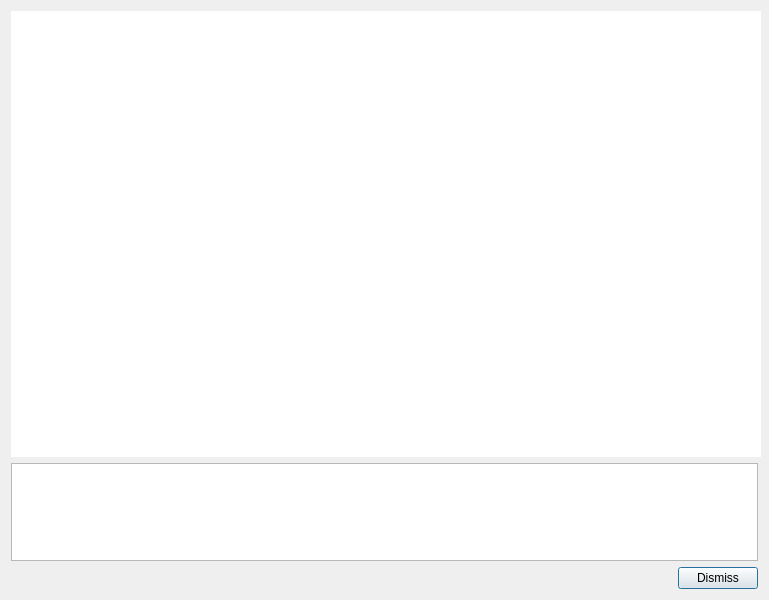
<?xml version="1.0" encoding="UTF-8"?>
<ui version="4.0">
 <class>QExceptionDialog</class>
 <widget class="QDialog" name="QExceptionDialog">
  <property name="geometry">
   <rect>
    <x>0</x>
    <y>0</y>
    <width>769</width>
    <height>600</height>
   </rect>
  </property>
  <property name="minimumSize">
   <size>
    <width>769</width>
    <height>600</height>
   </size>
  </property>
  <property name="maximumSize">
   <size>
    <width>769</width>
    <height>600</height>
   </size>
  </property>
  <property name="windowTitle">
   <string>Ooops... This is embarassing!</string>
  </property>
  <layout class="QGridLayout" name="gridLayout">
   <item row="1" column="0">
    <widget class="QPlainTextEdit" name="plainTextEdit">
     <property name="font">
      <font>
       <pointsize>14</pointsize>
      </font>
     </property>
     <property name="acceptDrops">
      <bool>false</bool>
     </property>
     <property name="frameShape">
      <enum>QFrame::StyledPanel</enum>
     </property>
     <property name="frameShadow">
      <enum>QFrame::Sunken</enum>
     </property>
     <property name="readOnly">
      <bool>true</bool>
     </property>
     <property name="backgroundVisible">
      <bool>false</bool>
     </property>
    </widget>
   </item>
   <item row="2" column="0">
    <layout class="QHBoxLayout" name="horizontalLayout">
     <item>
      <spacer name="horizontalSpacer">
       <property name="orientation">
        <enum>Qt::Horizontal</enum>
       </property>
       <property name="sizeHint" stdset="0">
        <size>
         <width>40</width>
         <height>20</height>
        </size>
       </property>
      </spacer>
     </item>
     <item>
      <widget class="QPushButton" name="pushButton">
       <property name="text">
        <string>Dismiss</string>
       </property>
      </widget>
     </item>
    </layout>
   </item>
   <item row="0" column="0">
    <widget class="QGraphicsView" name="graphicsView">
     <property name="minimumSize">
      <size>
       <width>750</width>
       <height>446</height>
      </size>
     </property>
     <property name="frameShape">
      <enum>QFrame::NoFrame</enum>
     </property>
     <property name="frameShadow">
      <enum>QFrame::Plain</enum>
     </property>
     <property name="lineWidth">
      <number>0</number>
     </property>
     <property name="verticalScrollBarPolicy">
      <enum>Qt::ScrollBarAlwaysOff</enum>
     </property>
     <property name="horizontalScrollBarPolicy">
      <enum>Qt::ScrollBarAlwaysOff</enum>
     </property>
    </widget>
   </item>
  </layout>
 </widget>
 <layoutdefault spacing="6" margin="11"/>
 <resources/>
 <connections>
  <connection>
   <sender>pushButton</sender>
   <signal>clicked()</signal>
   <receiver>QExceptionDialog</receiver>
   <slot>accept()</slot>
   <hints>
    <hint type="sourcelabel">
     <x>716</x>
     <y>574</y>
    </hint>
    <hint type="destinationlabel">
     <x>384</x>
     <y>299</y>
    </hint>
   </hints>
  </connection>
 </connections>
</ui>
